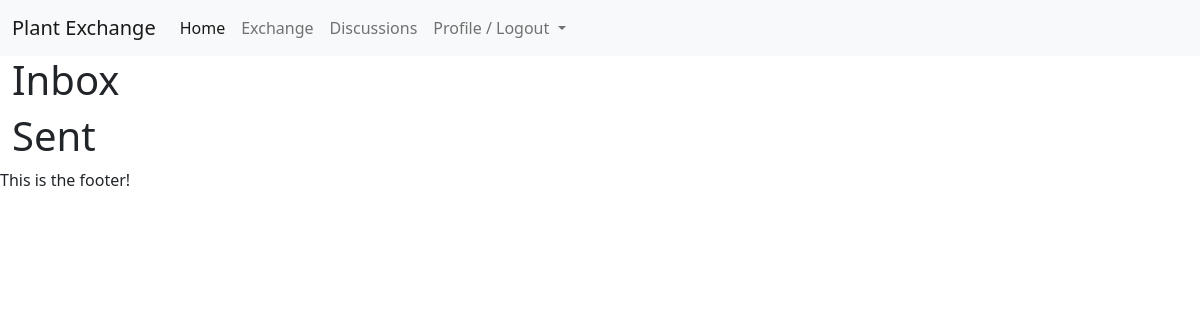
The page /profiles/mailbox/ (signed in) on the database as committed earlier.
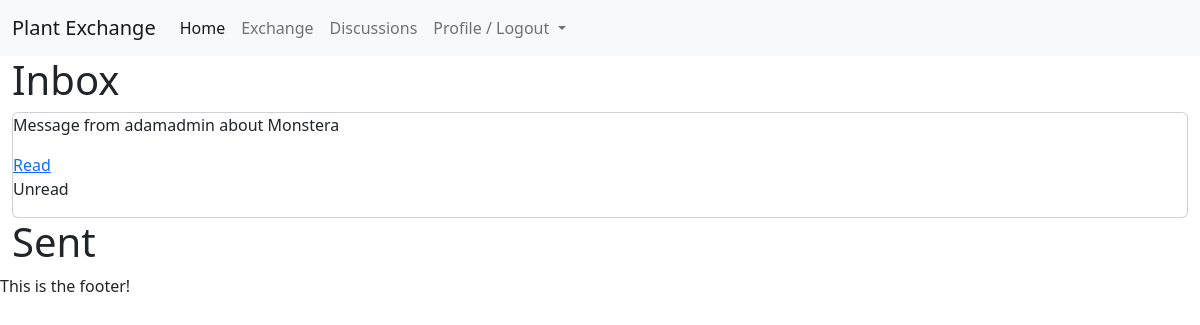
The same page on the database as committed later.
### profiles/models.py (models this page shows)
class Message(models.Model):
    ad = models.ForeignKey(Plant, on_delete=models.CASCADE, related_name='ad')
    sender = models.ForeignKey(User, on_delete=models.SET_DEFAULT, default='none', related_name='sender')
    receiver = models.ForeignKey(User, on_delete=models.SET_DEFAULT, default='none', related_name='receiver')
    content = models.TextField()
    created_on = models.DateTimeField(auto_now_add=True)
    read = models.BooleanField(default=False)
    replied = models.BooleanField(default=False)
    trashed = models.BooleanField(default=False)
    class Meta:
        ordering = ['read', '-created_on']
    def __str__(self):
        return f'Message from {self.sender} about {self.ad}'

### plants/models.py (models this page shows)
class Plant(models.Model):
    title = models.CharField(max_length=40)
    owner = models.ForeignKey(User, on_delete=models.CASCADE, related_name='owner')
    category = models.ForeignKey(Category, on_delete=models.SET_DEFAULT, default='none')
    description = models.TextField()
    image = CloudinaryField('image', null=True, blank=True, default='placeholder')
    will_trade_for = models.CharField(max_length=140, null=True, blank=True)
    added_on = models.DateField(auto_now_add=True)
    updated_on = models.DateField(auto_now=True)
    status = models.IntegerField(choices=STATUS, default=0)
    class Meta:
        ordering = ['-added_on']
    def __str__(self):
        return self.title

### profiles/views.py (the view)
# urls.py: path('mailbox/', views.MailboxList.as_view(), name='mailbox'),
class MailboxList(generic.ListView):
    model = Message
    context_object_name = 'messages'
    template_name = 'profiles/mailbox.html'
    paginate_by = 20
    def get_queryset(self):
        return Message.objects.filter(Q(sender=self.request.user) | Q(receiver=self.request.user))

### profiles/templates/profiles/mailbox.html (shortened to what this page needs)
{% extends 'base.html' %}
{% block content %}
<section class="container-fluid">
    <div class="col-12">
        <h1>Inbox</h1>
        {% for message in messages %}
            {% if message.receiver == request.user %}
            <div class="card">
                <div class="msg-subject">
                    <p>{{ message }}</p>
                </div>
                <div>
                    <a href="{% url 'profiles:message' msg_id=message.id %}">Read</a>
                </div>
                {% if not message.read %}
                <div>
                    <p>Unread</p>
                </div>
                {% endif %}
            </div>
            {% endif %}
        {% endfor %}
        <h1>Sent</h1>
    </div>
</section>
{% endblock content %}

Rows that differ between the two databases and show on the page:
added Message: sender+ad "Message from adamadmin about Monstera", read "Unread"
